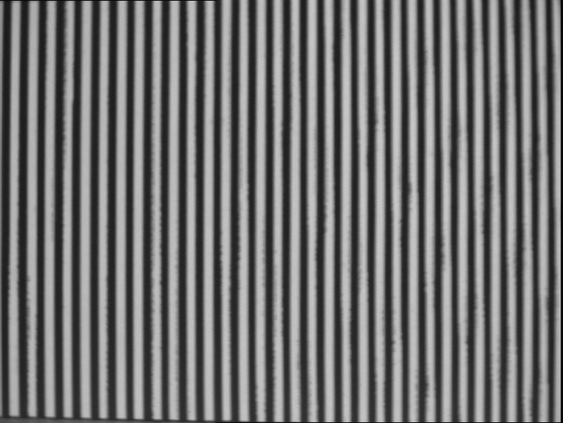
%> input picture Shafley/matlab/1.bmp, 563 x 423 px, shrunk from 768 x 576 before the run
$ octave dpf.m   (GNU Octave 9; MATLAB toolbox functions it lacks are replaced by stand-ins)
%> lines starting %> are read from the running program, lines starting %| are printed output that depends on the picture
I1=imread('1.bmp');
%> I1 is the input picture: size 423x563 uint8; min 5, max 205, mean 113.6
I2=imread('2.bmp');
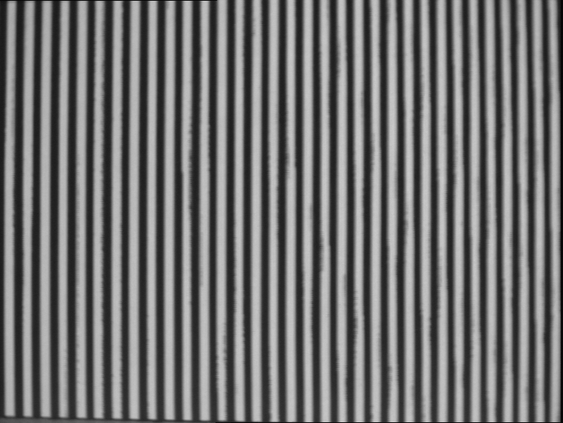
%> input picture Shafley/matlab/2.bmp, 563 x 423 px, shrunk from 768 x 576 before the run
%> I2 is the input picture: size 423x563 uint8; min 4, max 207, mean 114
I3=imread('3.bmp');
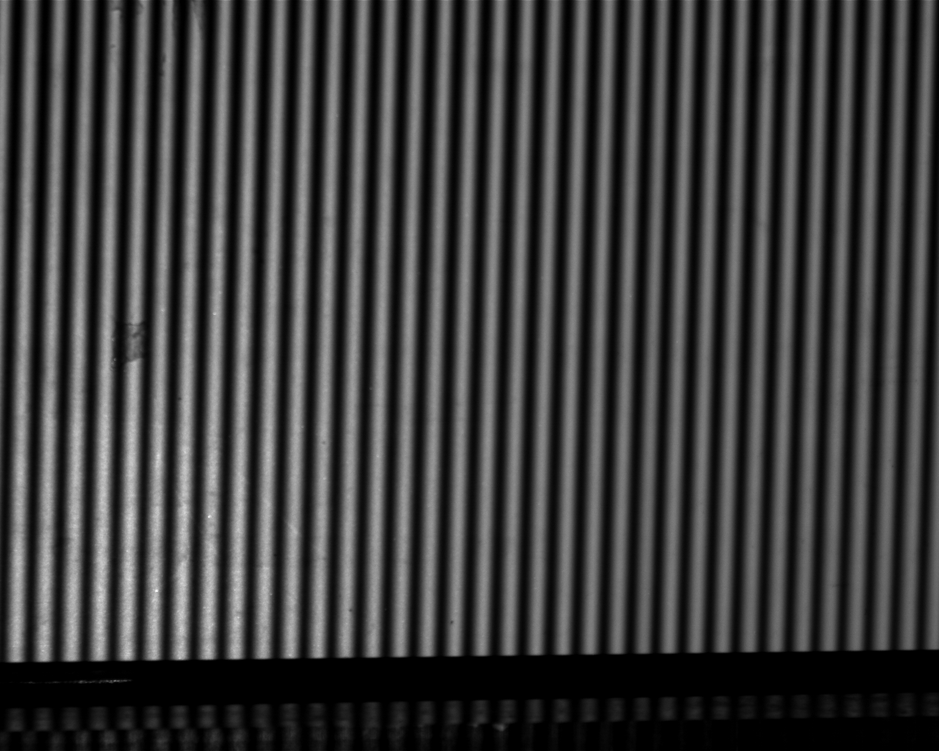
%> input picture Shafley/matlab/3.bmp, 939 x 751 px, shrunk from 1280 x 1024 before the run
%> I3 is the input picture: size 751x939 uint8; min 0, max 253, mean 61.7
I4=imread('4.bmp');
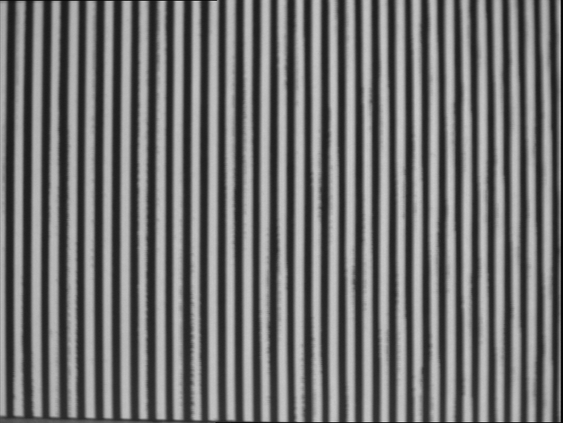
%> input picture Shafley/matlab/4.bmp, 563 x 423 px, shrunk from 768 x 576 before the run
%> I4 is the input picture: size 423x563 uint8; min 5, max 207, mean 113.7
%> (the run ends here)
